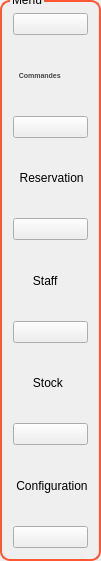
     <widget class="QGroupBox" name="groupBox_6">
      <property name="geometry">
       <rect>
        <x>10</x>
        <y>40</y>
        <width>101</width>
        <height>561</height>
       </rect>
      </property>
      <property name="styleSheet">
       <string notr="true">QGroupBox  {
    border: 2px solid gray;
    border-color:  #FF5733;

    border-radius: 10px;
 

    
}
QGroupBox::title {
    top: -7,5px;
    left: 10px;
}</string>
      </property>
      <property name="title">
       <string>Menu</string>
      </property>
      <layout class="QVBoxLayout" name="verticalLayout_7">
       <item>
        <layout class="QVBoxLayout" name="verticalLayout_8">
         <property name="spacing">
          <number>2</number>
         </property>
         <item>
          <widget class="QPushButton" name="gestion4_2">
           <property name="styleSheet">
            <string notr="true">background-image: url(:/Files/stock.png);</string>
           </property>
           <property name="text">
            <string/>
           </property>
           <property name="icon">
            <iconset>
             <normaloff>:/colab/icolab.png</normaloff>:/colab/icolab.png</iconset>
           </property>
           <property name="iconSize">
            <size>
             <width>50</width>
             <height>30</height>
            </size>
           </property>
          </widget>
         </item>
         <item>
          <widget class="QLabel" name="label_52">
           <property name="styleSheet">
            <string notr="true">background-color: transparent;
	color: #454544;
	font-weight: bold;
	font-size: 7px;</string>
           </property>
           <property name="text">
            <string>   Commandes</string>
           </property>
          </widget>
         </item>
         <item>
          <widget class="QPushButton" name="gestion1_2">
           <property name="text">
            <string/>
           </property>
           <property name="icon">
            <iconset>
             <normaloff>:/reservation/ireservation.png</normaloff>:/reservation/ireservation.png</iconset>
           </property>
           <property name="iconSize">
            <size>
             <width>50</width>
             <height>30</height>
            </size>
           </property>
          </widget>
         </item>
         <item>
          <widget class="QLabel" name="label_58">
           <property name="text">
            <string>  Reservation</string>
           </property>
          </widget>
         </item>
         <item>
          <widget class="QPushButton" name="gestion5_2">
           <property name="text">
            <string/>
           </property>
           <property name="icon">
            <iconset>
             <normaloff>:/staff/istaff.png</normaloff>:/staff/istaff.png</iconset>
           </property>
           <property name="iconSize">
            <size>
             <width>50</width>
             <height>30</height>
            </size>
           </property>
          </widget>
         </item>
         <item>
          <widget class="QLabel" name="label_59">
           <property name="text">
            <string>      Staff</string>
           </property>
          </widget>
         </item>
         <item>
          <widget class="QPushButton" name="gestion3_2">
           <property name="text">
            <string/>
           </property>
           <property name="icon">
            <iconset>
             <normaloff>:/stock/istock.png</normaloff>:/stock/istock.png</iconset>
           </property>
           <property name="iconSize">
            <size>
             <width>50</width>
             <height>30</height>
            </size>
           </property>
          </widget>
         </item>
         <item>
          <widget class="QLabel" name="label_62">
           <property name="text">
            <string>      Stock</string>
           </property>
          </widget>
         </item>
         <item>
          <widget class="QPushButton" name="gestion2_2">
           <property name="text">
            <string/>
           </property>
           <property name="icon">
            <iconset>
             <normaloff>:/configuration/iconfiguration.png</normaloff>:/configuration/iconfiguration.png</iconset>
           </property>
           <property name="iconSize">
            <size>
             <width>50</width>
             <height>30</height>
            </size>
           </property>
          </widget>
         </item>
         <item>
          <widget class="QLabel" name="label_63">
           <property name="text">
            <string> Configuration</string>
           </property>
          </widget>
         </item>
         <item>
          <widget class="QPushButton" name="logout_button_2">
           <property name="text">
            <string/>
           </property>
           <property name="icon">
            <iconset>
             <normaloff>:/log/ilog.png</normaloff>:/log/ilog.png</iconset>
           </property>
           <property name="iconSize">
            <size>
             <width>50</width>
             <height>30</height>
            </size>
           </property>
          </widget>
         </item>
        </layout>
       </item>
      </layout>
     </widget>
